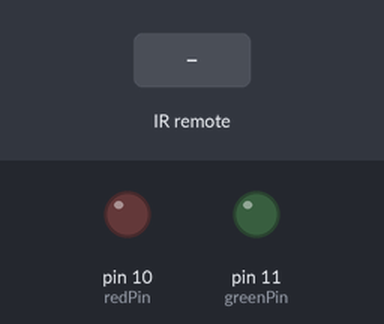
Simulated run of this sketch. Board: Arduino Uno, built with avr-gcc and run on an emulated ATmega328P. On the bench: output pins drawn as LEDs (lit = HIGH). Inputs (shaded band) come from the test bench.

Above: at 1.2 s.
1.3 s: infrared code 0x18A2 received
At 1.9 s:
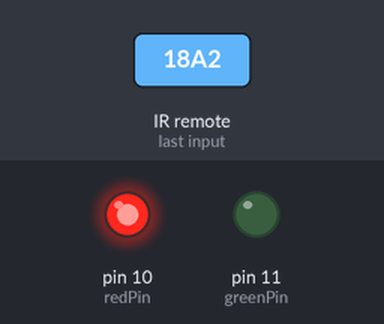
4.3 s: infrared code 0x8A4 received
At 5.4 s:
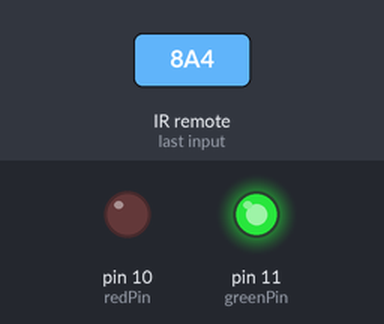
Timing chart, 0 to 7.8 s (numbered marks = the images above; inputs shaded):
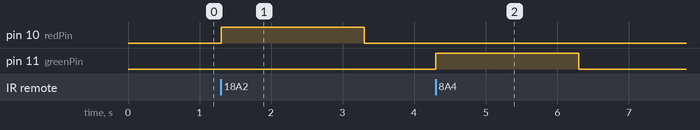

The sketch:

remote.ino
```cpp
#include <IRremote.h>

const int RECV_PIN = 7;
IRrecv irrecv(RECV_PIN);
decode_results results;
const int redPin = 10;
const int greenPin = 11;


void setup(){
  irrecv.enableIRIn();
  irrecv.blink13(true);
  pinMode(redPin, OUTPUT);
  pinMode(greenPin, OUTPUT);
}

void loop(){
    if (irrecv.decode(&results)){

        switch(results.value){
          case 0x18A2: //Keypad button "1"
          digitalWrite(redPin, HIGH);
          delay(2000);
          digitalWrite(redPin, LOW);
          }

        switch(results.value){
          case 0x8A4: //Keypad button "2"
          digitalWrite(greenPin, HIGH);
          delay(2000);
          digitalWrite(greenPin, LOW);
          }

        irrecv.resume();
    }
}
```

Measured:
- after the input at 1.3 s, pin 10 (redPin): LOW → HIGH at once, → LOW 2.0 s later
- after the input at 4.3 s, pin 11 (greenPin): LOW → HIGH at once, → LOW 2.0 s later
